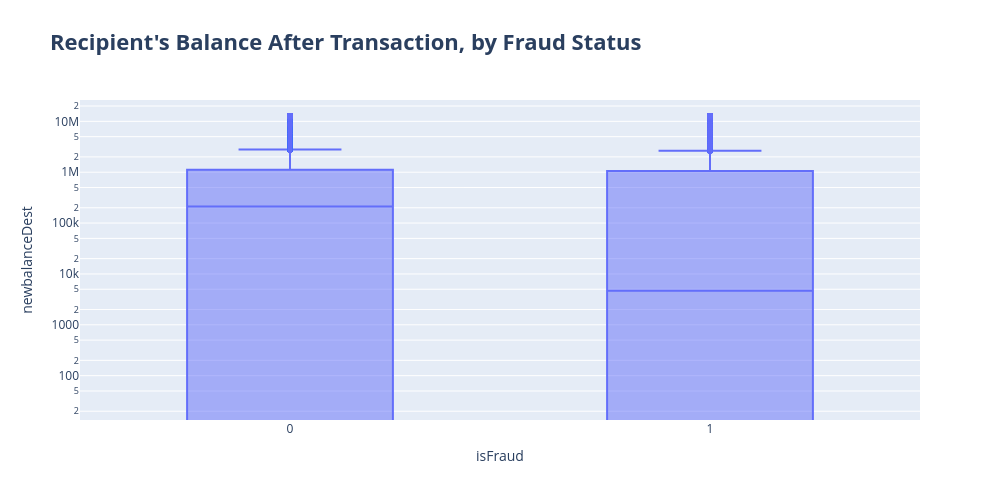

The notebook cell saved with this chart:
### Code cell
# Recipient's Balance After Transaction, by Fraud Status
fig = px.box(
    df,
    x="isFraud",
    y="newbalanceDest",
    title="Recipient's Balance After Transaction, by Fraud Status"
)

fig.update_layout(
    title_font=dict(size=22, weight="bold"),
    width=1000,
    height=500,
    yaxis_type= "log"
)

fig.show()

### Figure 1 — Plotly figure (JSON) as saved in the notebook; plotly's stock layout.template omitted (floating-point values rounded to 4 significant figures; data arrays with more than 128 entries replaced by an {"elided": "..."} marker saying what was removed)
{"data": [{"alignmentgroup": "True", "hovertemplate": "isFraud=%{x}<br>newbalanceDest=%{y}<extra></extra>", "legendgroup": "", "marker": {"color": "#636efa"}, "name": "", "notched": false, "offsetgroup": "", "orientation": "v", "showlegend": false, "type": "box", "x": {"elided": "58213 int values"}, "x0": " ", "xaxis": "x", "y": {"elided": "58213 float values"}, "y0": " ", "yaxis": "y"}], "layout": {"boxmode": "group", "height": 500, "legend": {"tracegroupgap": 0}, "title": {"font": {"size": 22, "weight": "bold"}, "text": "Recipient's Balance After Transaction, by Fraud Status"}, "width": 1000, "xaxis": {"anchor": "y", "domain": [0, 1], "title": {"text": "isFraud"}}, "yaxis": {"anchor": "x", "domain": [0, 1], "title": {"text": "newbalanceDest"}, "type": "log"}}}
